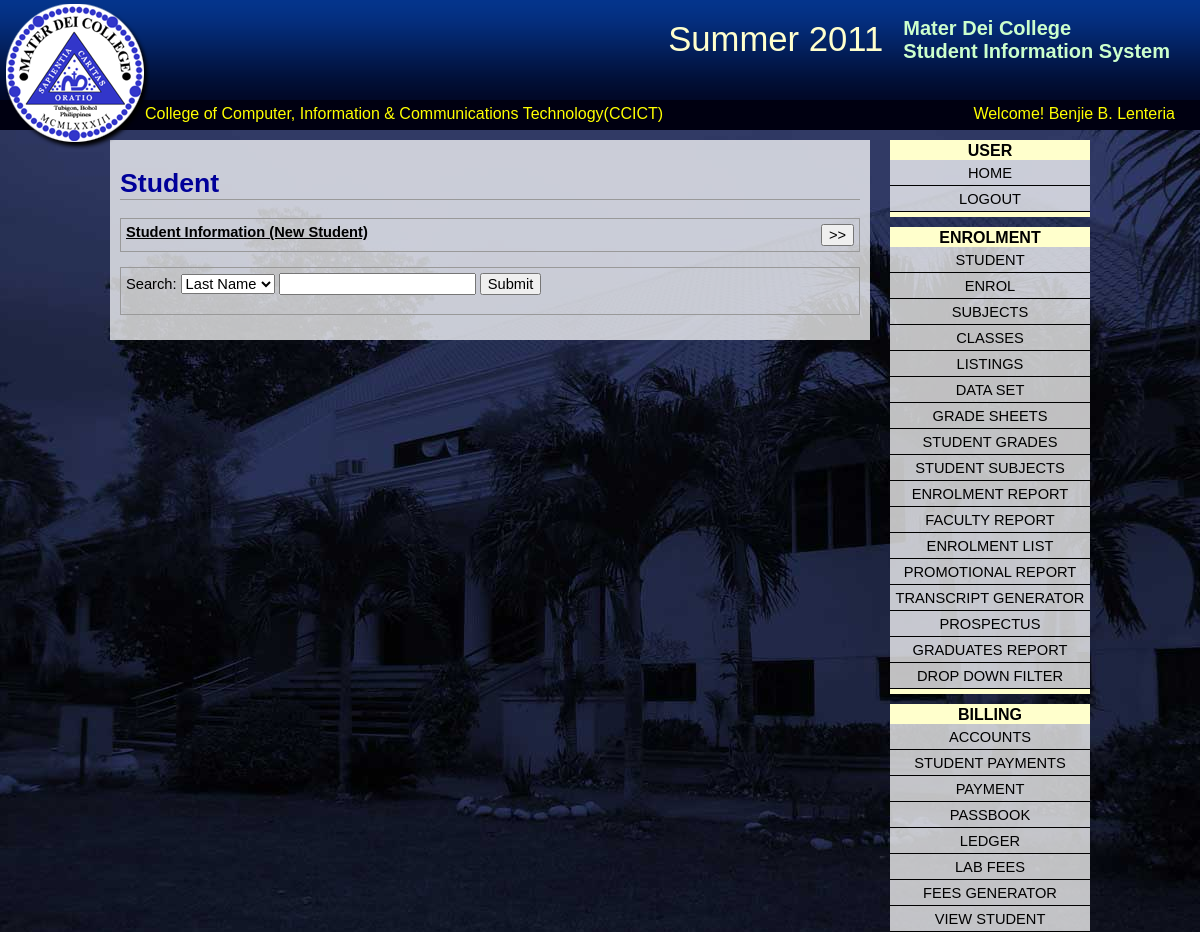
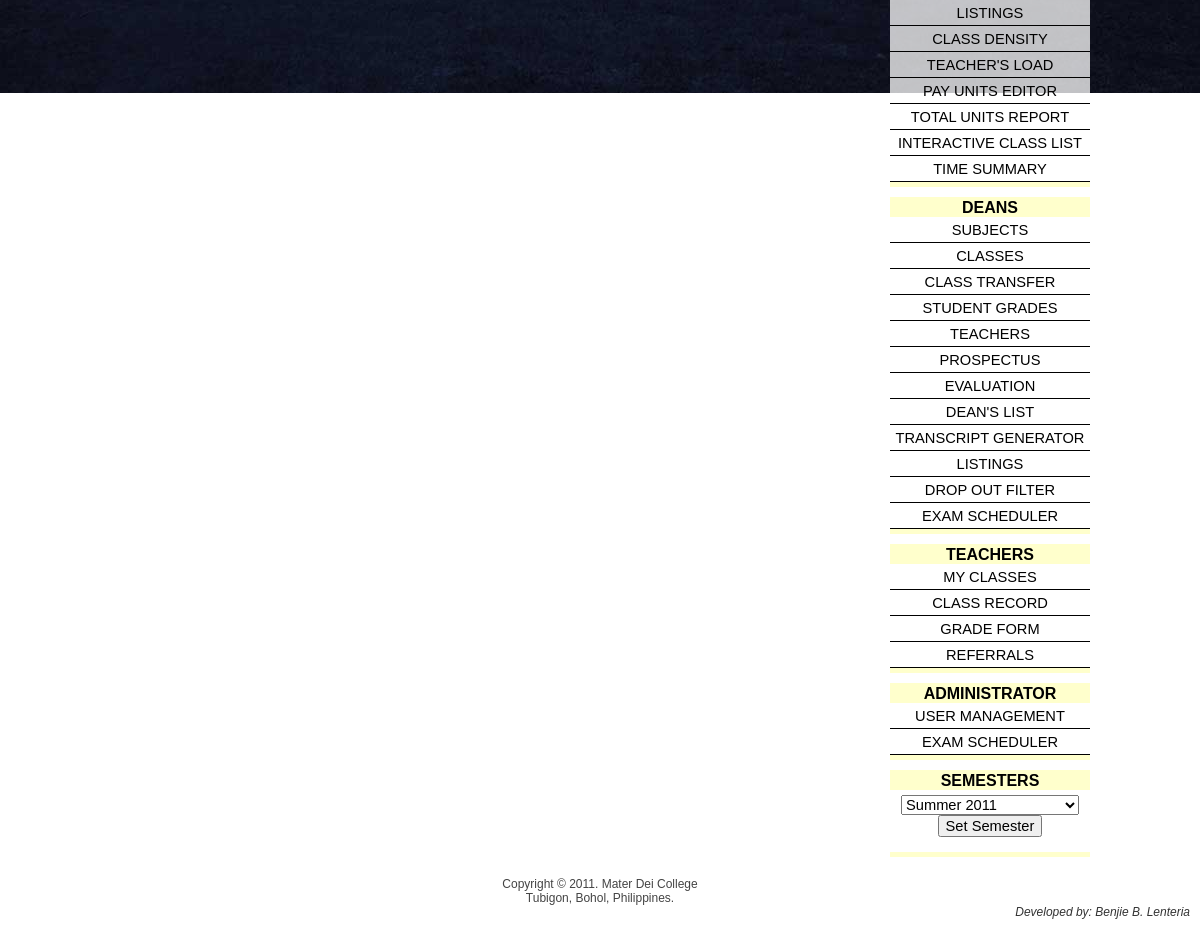
The app's page /index.php?page=student (signed in) with its own data (2 pictures, top to bottom).
### tables this page shows
CREATE TABLE IF NOT EXISTS `sems` (
  `sem_code` int(4) unsigned zerofill NOT NULL AUTO_INCREMENT,
  `sem` varchar(20) NOT NULL,
  `sem_num` int(1) unsigned NOT NULL,
  PRIMARY KEY (`sem_code`)
);

CREATE TABLE IF NOT EXISTS `colleges` (
  `clg_no` int(2) unsigned zerofill NOT NULL AUTO_INCREMENT,
  `college` varchar(60) NOT NULL,
  `acrnm` varchar(7) NOT NULL,
  `dean` varchar(45) DEFAULT NULL,
  PRIMARY KEY (`clg_no`)
);

CREATE TABLE IF NOT EXISTS `modassgn` (
  `user` varchar(15) NOT NULL,
  `modlno` int(2) unsigned NOT NULL,
  PRIMARY KEY (`user`,`modlno`),
  KEY `FK_modassgn_2` (`modlno`)
);

### widgets/semesters_widget.php (the view, shortened to what this page needs)
<?php
$sems = mysql_query("SELECT * FROM sems ORDER BY sem_code DESC");
echo "<div class='widget'>\n";
echo "<div class='widget_head'>Semesters</div>\n";
echo "<form method='post' action=''>\n";
echo "<center>";
echo "<select name='sem_code' style='margin-top: 5px;'>\n";
while($semrow=mysql_fetch_assoc($sems)){
	echo "<option value='{$semrow['sem_code']}'>{$semrow['sem']}</option>\n";
}
echo "</select>\n";
echo "<input type='submit' name='submit_set_semester' value='Set Semester'>\n</form>";
echo "</div>";
?>

### index.php (shortened to what this page needs)
<?php
	function getSemester($sem_code){
		$sem=mysql_query("SELECT sem FROM sems WHERE sem_code=$sem_code");
		$semr=mysql_fetch_row($sem);
		echo $semr[0];
	}
?>
<html>
<head><title>Student Information System</title>
<link href="css/main.css" rel="stylesheet" type="text/css">
</head>
<body>
<div id="heading">
	<div id="logo"></div>
    <div id="title">
    	<h2>Mater Dei College <br/ >Student Information System</h2>
    </div>
	<div id="sem">
		<?php if(isset($_SESSION['sem_code'])) getSemester($_SESSION['sem_code']);?>
	</div>
</div>
<div id="strip">
    <div id="college">
	<?php
	if(isset($_SESSION['clg_no'])){
		$cg = mysql_query("SELECT college, acrnm FROM colleges WHERE clg_no={$_SESSION['clg_no']}");
		$cgr=mysql_fetch_assoc($cg);
		echo $cgr['college'] . "(" . $cgr['acrnm'] . ")";
	}
	?>
    </div>
	<div id="user">
	<?php
	if(isset($_SESSION['fullname'])){
		echo "Welcome! " . $_SESSION['fullname'];
	}
	?>
	</div>
</div>
<div id="wrapper">
   	<?php
		if(isset($_GET['page'])){
			echo "<div id='widget_area'>";
			include("widgets/user_widget.php");
			$md = mysql_query("SELECT * FROM modules NATURAL JOIN modassgn WHERE user='{$_SESSION['user']}'");
			while($mdr=mysql_fetch_assoc($md)){
				if(file_exists("widgets/" . $mdr['module'] . "_widget.php"))
					include("widgets/" . $mdr['module'] . "_widget.php");
			}
			include("widgets/semesters_widget.php");
			echo "</div>";
			echo "<div id='container'>";
			if(isset($_SESSION[$_GET['page']])){
				if(file_exists("pages/" . $_GET['page'] . ".php"))
				include("pages/" . $_GET['page'] . ".php");
				echo "</div>";
			}
		}else{
			include("pages/login.php");
		}
	?>
</div>
<div id="footer1">
	Copyright &copy; 2011. Mater Dei College<br/ >
    Tubigon, Bohol, Philippines.<br/>
    <span style="float: right; color: #333; font-size: 9pt; margin-right: 10px;font-style: oblique">Developed by: Benjie B. Lenteria</span>
</div>
</body>
</html>

### widgets/enrolment_widget.php
<div class="widget">
	<div class="widget_head">
	enrolment
	</div>
    <a href="index.php?page=student">Student</a>
    <a href="index.php?page=enrol">Enrol</a>
    <a href="index.php?page=subjects&pagenum=1">Subjects</a>
	<a href="index.php?page=classes">Classes</a>
    <a href="index.php?page=listings">Listings</a>
    <a href="index.php?page=datasets">Data Set</a>
    <a href="index.php?page=gradesheets">Grade Sheets</a>
    <a href="index.php?page=student_grades">Student Grades</a>
    <a href="index.php?page=student_subjects_selector">Student Subjects</a>
    <a href="index.php?page=enrolment_report">Enrolment Report</a>
    <a href="index.php?page=faculty_report">Faculty Report</a>
    <a href="index.php?page=enrolist">Enrolment List</a>
    <a href="index.php?page=promo_rep">Promotional Report</a>
    <a href="index.php?page=transcript">Transcript Generator</a>
    <a href="index.php?page=prospectus">Prospectus</a>
    <a href="index.php?page=graduates_report">Graduates Report</a>
    <a href="index.php?page=drop_out_filter">Drop Down Filter</a>
</div>

### widgets/billing_widget.php
<div class="widget">
    <div class="widget_head">Billing</div>
    <a href="index.php?page=accounts">Accounts</a>
    <a href="index.php?page=stud_payments">Student Payments</a>
    <a href="index.php?page=payments">Payment</a>
    <a href="index.php?page=passbook">Passbook</a>
    <a href="index.php?page=ledger">Ledger</a>
    <a href="index.php?page=lab_fees">Lab Fees</a>
    <a href="index.php?page=fees_gen">Fees Generator</a>
    <a href="index.php?page=view_student">View Student</a>
    <a href="index.php?page=listings">Listings</a>
    <a href="index.php?page=class_density">Class Density</a>
    <a href="index.php?page=teachers_load_finance">Teacher's Load</a>
    <a href="index.php?page=payunits">Pay Units Editor</a>
    <a href="index.php?page=units_report">Total Units Report</a>
    <a href="index.php?page=icl">Interactive Class List</a>
    <a href="index.php?page=times">Time Summary</a>
</div>

### widgets/deans_widget.php
<div class="widget">
	<div class="widget_head">Deans</div>
	<a href="index.php?page=subjects&pagenum=1">Subjects</a>
	<a href="index.php?page=classes">Classes</a>
	<a href="index.php?page=class_transfer">Class Transfer</a>
	<a href="index.php?page=student_grades">Student Grades</a>
	<a href="index.php?page=teachers">Teachers</a>
	<a href="index.php?page=prospectus">Prospectus</a>
	<a href="index.php?page=evaluation">Evaluation</a>
	<a href="index.php?page=deans_list">Dean's List</a>
	<a href="index.php?page=transcript">Transcript Generator</a>
	<a href="index.php?page=listings">Listings</a>
	<a href="index.php?page=drop_out_filter">Drop Out Filter</a>
	<a href="index.php?page=exam_sched">Exam Scheduler</a>
</div>

### widgets/teachers_widget.php
<div class="widget">
	<div class="widget_head">
	teachers
	</div>
    <a href="index.php?page=teacher_classes">My Classes</a>
    <a href="index.php?page=teacher_class_record">Class Record</a>
    <a href="index.php?page=grade_form">Grade Form</a>
    <a href="index.php?page=referrals">Referrals</a>
</div>

### widgets/administrator_widget.php
<div class="widget">
    <div class="widget_head">Administrator</div>
    <a href="index.php?page=users">User Management</a>
    <a href="index.php?page=exam_sched">Exam Scheduler</a>
</div>

### css/main.css (style rules this page uses)
* { font-family: Arial, Helvetica, sans-serif; color: #000; font-size: 11pt; }
a { color: #006; }
body { background: url(../images/background.jpg) no-repeat top left fixed; margin: 0; }
#college { float: left; margin-left: 140px; }
#college, #user { color: yellow; font-size: 12pt; padding: 5px; }
#container { width: 740px; background: url(../images/white_transparent.png); padding: 10px; display:block; margin-top: 10px; float: left; }
#footer1 { width: 100%; float: left; clear: both; background: #fff; height: 50px; font-size: 9pt; color: #444; text-align: center; padding-top: 10px; margin-top: 10px; }
#heading { width: 100%; height: 100px; background: url(../images/heading_background.png); }
#logo { height: 150px; width: 150px; position: absolute; top:0px; left:0px; background-image: url(../images/logo.png); }
#sem { float: right; font-size: 26pt; color: #ffc; margin-top: 20px; margin-right: 20px; }
#strip { width:100%; height: 30px; background: #001; margin: 0px; }
#title { float: right; height: 100px; }
#title h2 { font-size: 15pt; color: #CFC; float:right; margin-right: 30px; }
#user { float: right; margin-right: 20px; }
.widget { border-top: 10px solid #FFC; border-bottom: 5px solid #ffc; width: 200px; margin-top: 10px; background-image: url(../images/white_transparent.png); }
.widget a { display: block; clear: both; height: 20px; text-decoration: none; text-align:center; border-bottom: 1px solid black; padding-top: 5px; text-transform: uppercase; color: #000; }
.widget_head { background: #FFC; font-weight: bold; font-size: 12pt; padding-bottom: 0px; margin-top: -8px; text-align: center; text-transform: uppercase; }
#widget_area { width: 200px; float: right; }
#wrapper { width: 980px; margin-left: auto; margin-right: auto; margin-top: 0px; min-height: 500px; }

### records on screen
sems: sem "Summer 2011"
colleges: college "College of Computer, Information & Communications Technology", acrnm "CCICT"

### other values on screen
$_SESSION['fullname'] "Benjie B. Lenteria"
form field sem_code "Summer 2011"
